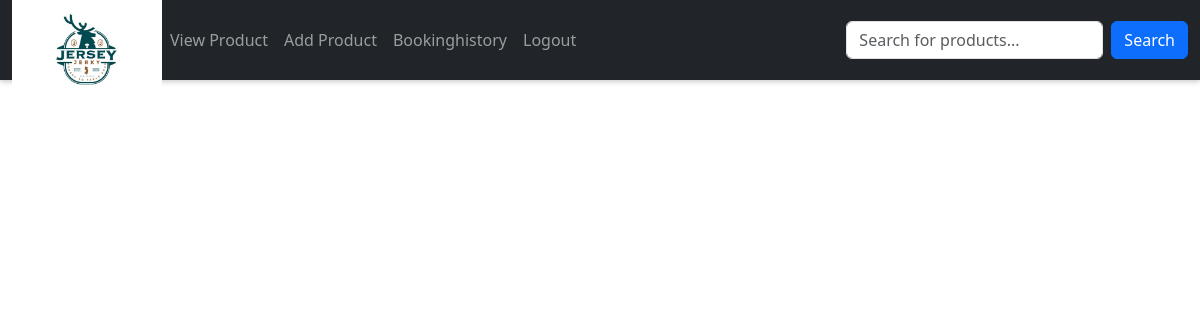
The page /bookinghistry/ (signed in) on the database as committed earlier.
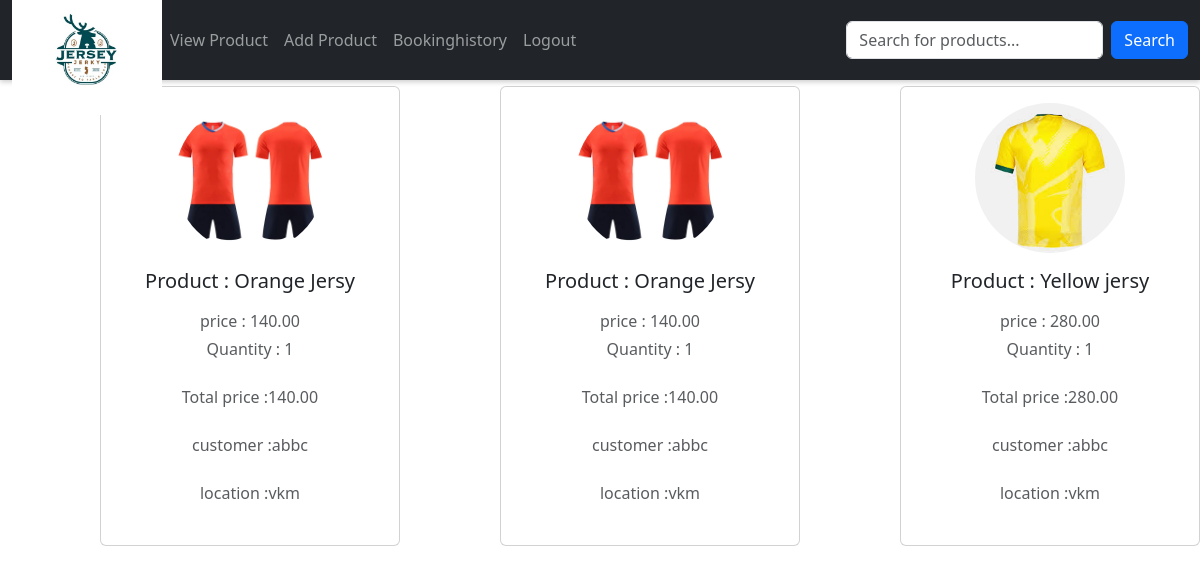
The same page on the database as committed later.
### app/models.py (models this page shows, shortened)
class Buy(models.Model):
    product = models.ForeignKey(Product, on_delete=models.CASCADE)
    user = models.ForeignKey(Register, on_delete=models.CASCADE)
    quantity = models.IntegerField()
    date_of_buying = models.TextField()
    price = models.DecimalField(max_digits=10, decimal_places=2)
    color = models.CharField(max_length=50, null=True, blank=True)  # Store color
    sleeve_type = models.CharField(max_length=50, null=True, blank=True)  # Store sleeve type
    DELIVERY_STATUS_CHOICES = [
        ("Pending", "Pending"),
        ("Shipped", "Shipped"),
        ("In Transit", "In Transit"),
        ("Delivered", "Delivered"),
    ]
    delivery_status = models.CharField(
        max_length=20, choices=DELIVERY_STATUS_CHOICES, default="Pending"
    )
    def __str__(self):
        return f"{self.product.name} - {self.color} - {self.sleeve_type} - {self.delivery_status}"

class Product(models.Model):
    shop = models.ForeignKey(Shopreg,on_delete=models.CASCADE)
    name = models.TextField()
    discription = models.TextField()
    price = models.IntegerField()
    category = models.ForeignKey(Category, on_delete=models.CASCADE)
    quantity = models.TextField()
    offerprice = models.IntegerField()
    image = models.FileField()

class Register(models.Model):
    Email = models.EmailField(unique=True)
    name = models.TextField()
    phonenumber = models.IntegerField()
    password = models.TextField()
    location= models.TextField()

### app/views.py (the view)
# urls.py: path('bookinghistry/',views.bookinghistry),
def bookinghistry(req):
    l=[]
    data=Product.objects.filter(shop=get_shop(req))
    for i in data:
        data1=Buy.objects.filter(product=i)
        l.append(data1)
    print(l)
    return render(req,'shop/bookinghistry.html',{'data':l})

### app/views.py (called while the page is built)
def get_shop(req):
    data=Shopreg.objects.get(Email=req.session['shop'])
    return data

### template/shop/bookinghistry.html (shortened to what this page needs)
<!DOCTYPE html>
<html lang="en">
<head>
  <link href="https://cdn.jsdelivr.net/npm/bootstrap@5.3.3/dist/css/bootstrap.min.css" rel="stylesheet">
</head>
<body>
 <nav id="nav" class="navbar navbar-expand-sm navbar-dark bg-dark sticky-top">
  <div class="container-fluid">
    <a href="../viewpro" class="logo">
      <img src="../static/attachment_117648875.jpg" alt="logo" width="150px">
    </a>
    <div class="collapse navbar-collapse" id="mynavbar">
      <ul class="navbar-nav me-auto">
        <li class="nav-item">
          <a class="nav-link"  href="../viewpro">View Product</a>
        </li>
        <li class="nav-item">
          <a class="nav-link" href="../addpro">Add Product</a>
        </li>
        <li class="nav-item">
          <a class="nav-link"  href="../bookinghistry">Bookinghistory</a>
        </li>
        <li class="nav-item">
          <a class="nav-link" href="../logout">Logout</a>
        </li>
      </ul>
      <form class="d-flex" method="get" action="{% url 'pro_search' %}">
        <input class="form-control me-2"  type="text" name="query" placeholder="Search for products...">
        <button class="btn btn-primary" type="submit">Search</button>
      </form>
    </div>
  </div>
</nav>
  {% for i in data %}
  {% for j in i %}
  <div class="card mb-4">
    <div class="card-body text-center">
      <img src="{{j.product.image.url}}" alt="avatar" class="rounded-circle img-fluid" style="width: 150px;height: 150px;">
      <h5 class="my-3">Product : {{j.product.name}}</h5>
      <p class="text-muted mb-1">price : {{j.price}}</p>
      <p class="text-muted mb-4">Quantity : {{j.quantity}}</p>
      <p class="text-muted mb-4">Total price :{{j.price}}</p>
      <p class="text-muted mb-4">customer :{{j.user.name}}</p>
      <p class="text-muted mb-4">location :{{j.user.location}}</p>
    </div>
  </div>
  {% endfor %}
  {% endfor %}
</body>
</html>

Rows that differ between the two databases and show on the page:
added Buy: product.image (picture), product.name "Orange Jersy", price "140.00", quantity "1", user.name "abbc", user.location "vkm"
added Buy: product.image (picture), product.name "Orange Jersy", price "140.00", quantity "1", user.name "abbc", user.location "vkm"
added Buy: product.image (picture), product.name "Yellow jersy", price "280.00", quantity "1", user.name "abbc", user.location "vkm"
